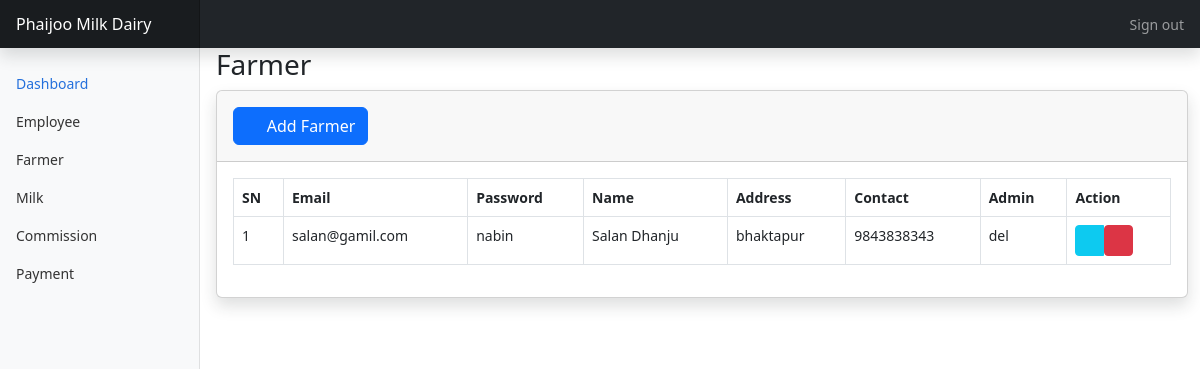
The page /dashboard/farmers (signed in) on the database its author committed.
### dashboard/models.py (models this page shows, shortened)
class Farmer(models.Model):
    farmer_name = models.CharField(max_length=50)
    farmer_pwd = models.CharField(max_length=50)
    farmer_email = models.CharField(max_length=50)
    farmer_address = models.CharField(max_length=100)
    farmer_contact = models.PositiveBigIntegerField()
    admin_id = models.ForeignKey(User, on_delete=models.PROTECT, related_name='farmer', blank=True,null=True)
    class Meta:
        verbose_name = "Farmer"
        verbose_name_plural = "Farmers"
        ordering = ('id',)

### dashboard/views.py (the view)
# urls.py: path('farmers',views.FarmerListView.as_view(), name = 'farmers-list'),
class FarmerListView(LoginRequiredMixin,ListView):
    template_name = 'dashboard/farmers/list.html'
    model = Farmer

### dashboard/templates/dashboard/farmers/list.html (shortened to what this page needs)
{% extends 'dashboard/base.html' %}
{% block main %}
                <h1 class="h3 mb-2 text-gray-800">Farmer</h1>
                <div class="card shadow mb-4">
                    <div class="card-header py-3">
                        <div class="float-right">
                            <a href="{% url 'dashboard:farmers-create' %}" class = "btn btn-primary">
                                <i class="fa fa-plus"></i>&nbsp; Add Farmer
                            </a>
                        </div>
                    </div>
                    <div class="card-body">
                        <div class="table-responsive">
                            <table class="table table-bordered" id="dataTable" width="100%" cellspacing="0">
                                <thead>
                                    <tr>
                                        <th>SN</th>
                                        <th>Email</th>
                                        <th>Password</th>
                                        <th>Name</th>
                                        <th>Address</th>
                                        <th>Contact</th>
                                        <th>Admin</th>
                                        <th>Action</th>
                                    </tr>
                                </thead>
                                <tbody>
                                    {% for object in object_list %}
                                    <tr>
                                        <td>{{ forloop.counter }}</td>
                                        <td>{{ object.farmer_email }}</td>
                                        <td>{{ object.farmer_pwd }}</td>
                                        <td>{{ object.farmer_name }}</td>
                                        <td>{{ object.farmer_address }}</td>
                                        <td>{{ object.farmer_contact }}</td>
                                        <td>{{ object.admin_id }}</td>
                                        <td>
                                            <div class="btn-group" role="group">
                                                <a href="{% url 'dashboard:farmers-update' object.pk %}" class="btn btn-info btn-sm ">
                                                    <i class="fas fa-pen"></i>
                                                </a>
                                                {% if not object.non_deletetable %}
                                                <form action="{% url 'dashboard:farmers-delete' object.pk %}"  method="post">
                                                    <button class="btn btn-danger btn-sm delete-link ml-2" data-tooltip="tooltip" title="Delete">
                                                        <i class="far fa-trash-alt"></i>
                                                    </button>
                                                </form>
                                                {% endif %}
                                            </div>
                                        </td>
                                    </tr>
                                    {% endfor %}
                                </tbody>
                            </table>
                        </div>
                    </div>
                </div>
{% endblock main %}

### dashboard/static/dashboard/css/dashboard.css (style rules this page uses)
body { font-size: .875rem; }

### rows shown on the page
Farmer: farmer_email "salan@gamil.com", farmer_pwd "nabin", farmer_name "Salan Dhanju", farmer_address "bhaktapur", farmer_contact "9843838343", admin_id "del"
